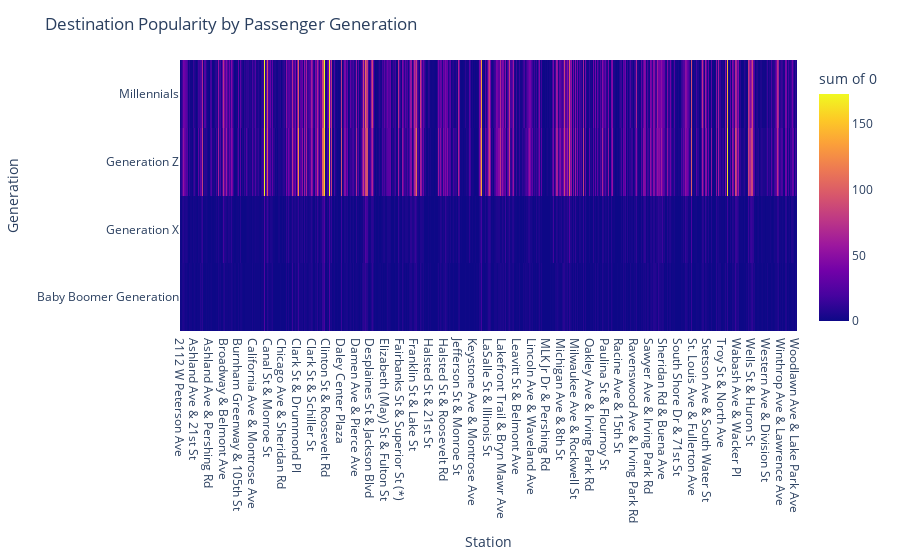
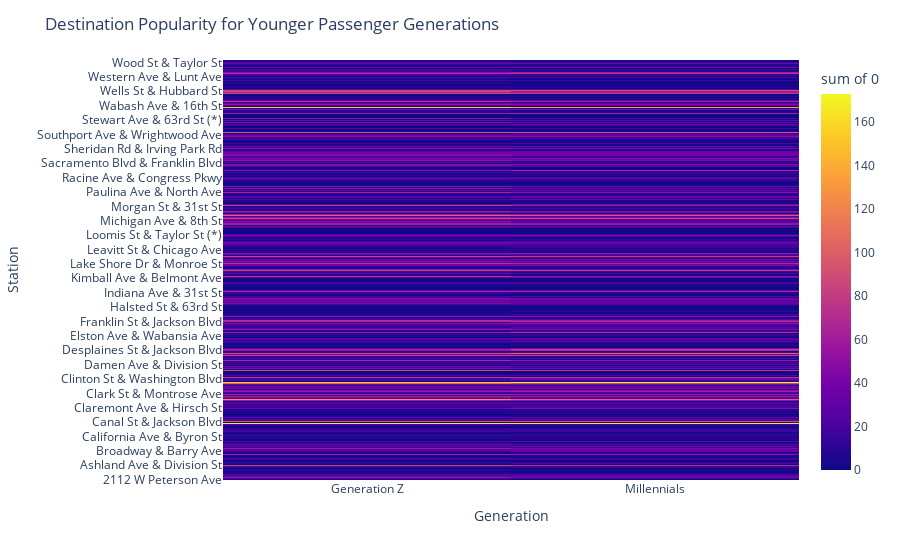
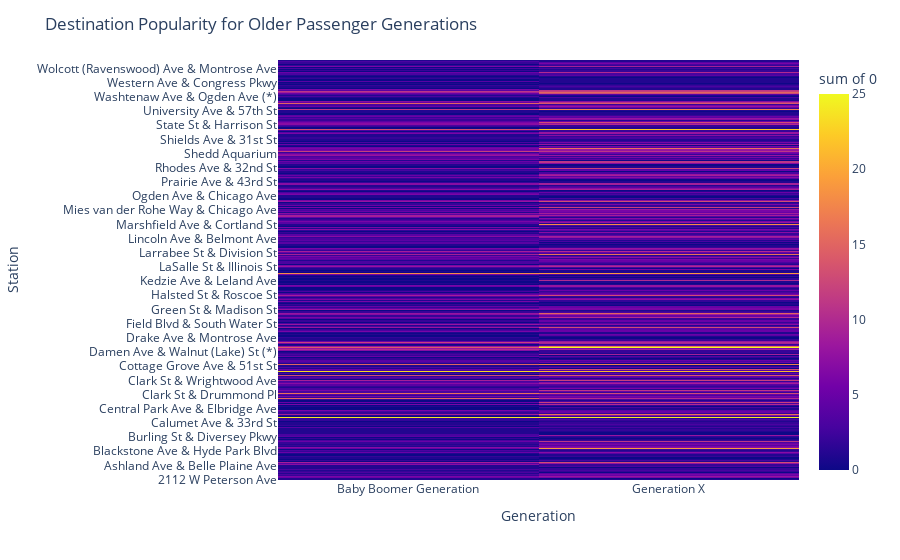

Notebook code cell kept with these figures, in order:
### Code cell
# Create the heatmap
fig = px.density_heatmap(ungrouped_data, x='to_station_name', y='generation', z=0, nbinsx=4)

# Customize the layout
fig.update_layout(
    title='Destination Popularity by Passenger Generation',
    xaxis_title='Station',
    yaxis_title='Generation'
)

# Display the plot
fig.show()

# Filter the data for younger generations
younger_gens = ungrouped_data[ungrouped_data['generation'].isin(['Generation Z', 'Millennials'])]

# Create the heatmap for younger generations
fig1 = px.density_heatmap(younger_gens, x='generation', y='to_station_name', z=0, nbinsx=2)
fig1.update_layout(
    title='Destination Popularity for Younger Passenger Generations',
    xaxis_title='Generation',
    yaxis_title='Station'
)

# Filter the data for older generations
older_gens = ungrouped_data[ungrouped_data['generation'].isin(['Baby Boomer Generation', 'Generation X'])]

# Create the heatmap for older generations
fig2 = px.density_heatmap(older_gens, x='generation', y='to_station_name', z=0, nbinsx=2)
fig2.update_layout(
    title='Destination Popularity for Older Passenger Generations',
    xaxis_title='Generation',
    yaxis_title='Station'
)

# Display the plots
fig1.show()
fig2.show()

### Figure 1 — Plotly figure (JSON) as saved in the notebook; plotly's stock layout.template omitted (floating-point values rounded to 4 significant figures; data arrays with more than 128 entries replaced by an {"elided": "..."} marker saying what was removed)
{"data": [{"coloraxis": "coloraxis", "histfunc": "sum", "hovertemplate": "to_station_name=%{x}<br>generation=%{y}<br>sum of 0=%{z}<extra></extra>", "name": "", "nbinsx": 4, "type": "histogram2d", "x": {"elided": "1920 str values"}, "xaxis": "x", "xbingroup": "x", "y": {"elided": "1920 str values"}, "yaxis": "y", "ybingroup": "y", "z": {"elided": "1920 int values"}}], "layout": {"coloraxis": {"colorbar": {"title": {"text": "sum of 0"}}, "colorscale": [[0, "#0d0887"], [0.1111, "#46039f"], [0.2222, "#7201a8"], [0.3333, "#9c179e"], [0.4444, "#bd3786"], [0.5556, "#d8576b"], [0.6667, "#ed7953"], [0.7778, "#fb9f3a"], [0.8889, "#fdca26"], [1, "#f0f921"]]}, "legend": {"tracegroupgap": 0}, "margin": {"t": 60}, "title": {"text": "Destination Popularity by Passenger Generation"}, "xaxis": {"anchor": "y", "domain": [0, 1], "title": {"text": "Station"}}, "yaxis": {"anchor": "x", "domain": [0, 1], "title": {"text": "Generation"}}}}

### Figure 2 — Plotly figure (JSON) as saved in the notebook; plotly's stock layout.template omitted (floating-point values rounded to 4 significant figures; data arrays with more than 128 entries replaced by an {"elided": "..."} marker saying what was removed)
{"data": [{"coloraxis": "coloraxis", "histfunc": "sum", "hovertemplate": "generation=%{x}<br>to_station_name=%{y}<br>sum of 0=%{z}<extra></extra>", "name": "", "nbinsx": 2, "type": "histogram2d", "x": {"elided": "1102 str values"}, "xaxis": "x", "xbingroup": "x", "y": {"elided": "1102 str values"}, "yaxis": "y", "ybingroup": "y", "z": {"elided": "1102 int values"}}], "layout": {"coloraxis": {"colorbar": {"title": {"text": "sum of 0"}}, "colorscale": [[0, "#0d0887"], [0.1111, "#46039f"], [0.2222, "#7201a8"], [0.3333, "#9c179e"], [0.4444, "#bd3786"], [0.5556, "#d8576b"], [0.6667, "#ed7953"], [0.7778, "#fb9f3a"], [0.8889, "#fdca26"], [1, "#f0f921"]]}, "legend": {"tracegroupgap": 0}, "margin": {"t": 60}, "title": {"text": "Destination Popularity for Younger Passenger Generations"}, "xaxis": {"anchor": "y", "domain": [0, 1], "title": {"text": "Generation"}}, "yaxis": {"anchor": "x", "domain": [0, 1], "title": {"text": "Station"}}}}

### Figure 3 — Plotly figure (JSON) as saved in the notebook; plotly's stock layout.template omitted (floating-point values rounded to 4 significant figures; data arrays with more than 128 entries replaced by an {"elided": "..."} marker saying what was removed)
{"data": [{"coloraxis": "coloraxis", "histfunc": "sum", "hovertemplate": "generation=%{x}<br>to_station_name=%{y}<br>sum of 0=%{z}<extra></extra>", "name": "", "nbinsx": 2, "type": "histogram2d", "x": {"elided": "818 str values"}, "xaxis": "x", "xbingroup": "x", "y": {"elided": "818 str values"}, "yaxis": "y", "ybingroup": "y", "z": {"elided": "818 int values"}}], "layout": {"coloraxis": {"colorbar": {"title": {"text": "sum of 0"}}, "colorscale": [[0, "#0d0887"], [0.1111, "#46039f"], [0.2222, "#7201a8"], [0.3333, "#9c179e"], [0.4444, "#bd3786"], [0.5556, "#d8576b"], [0.6667, "#ed7953"], [0.7778, "#fb9f3a"], [0.8889, "#fdca26"], [1, "#f0f921"]]}, "legend": {"tracegroupgap": 0}, "margin": {"t": 60}, "title": {"text": "Destination Popularity for Older Passenger Generations"}, "xaxis": {"anchor": "y", "domain": [0, 1], "title": {"text": "Generation"}}, "yaxis": {"anchor": "x", "domain": [0, 1], "title": {"text": "Station"}}}}
